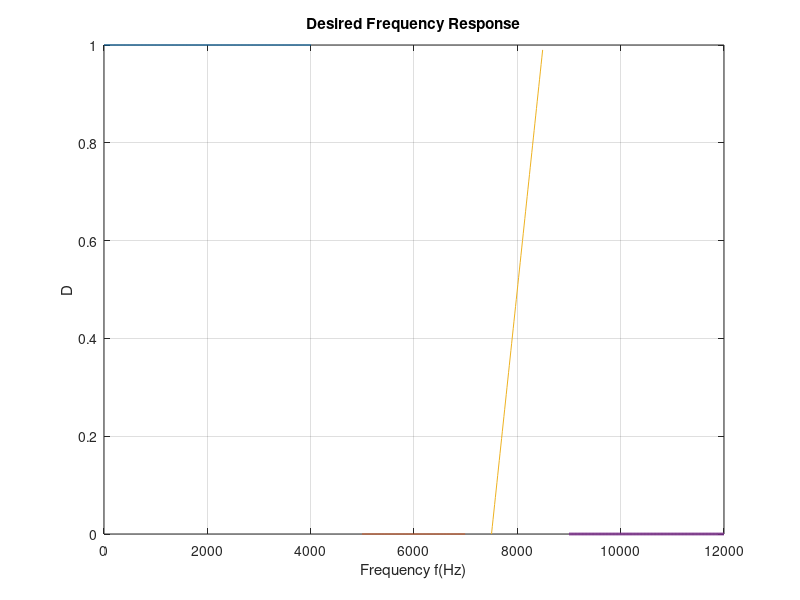
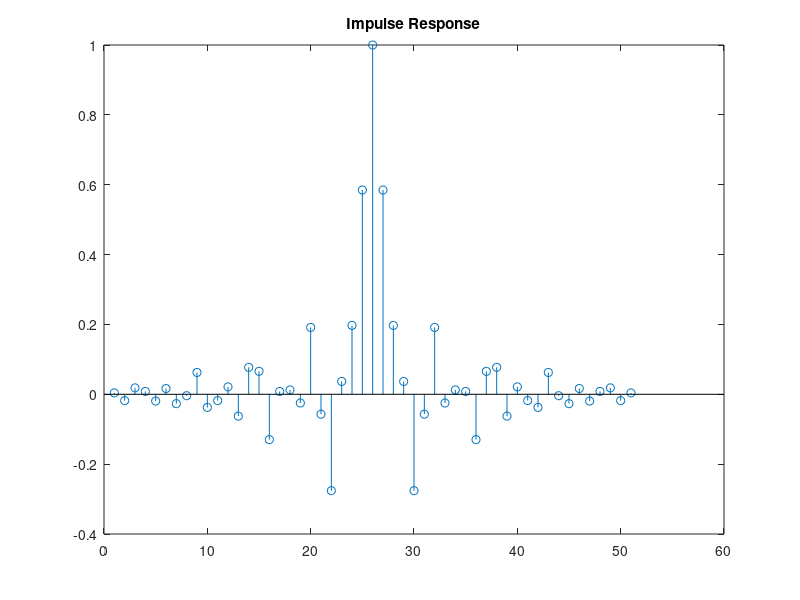
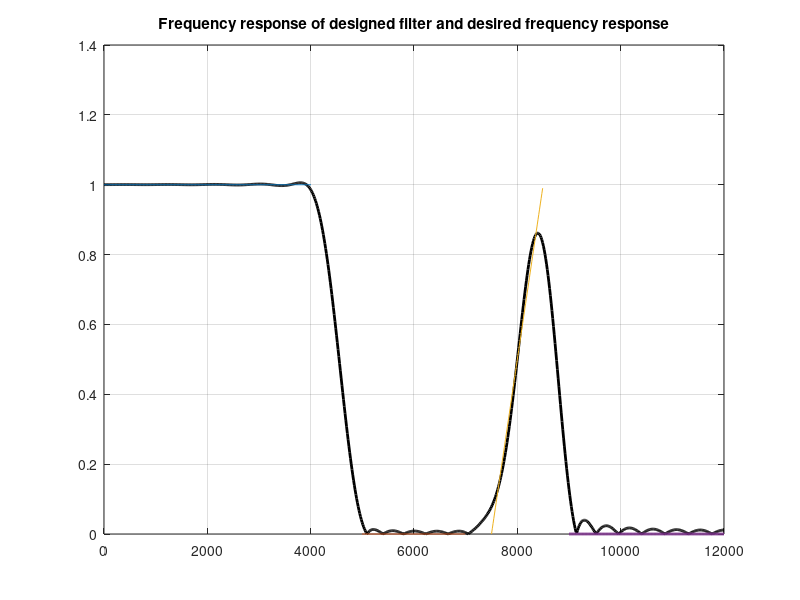
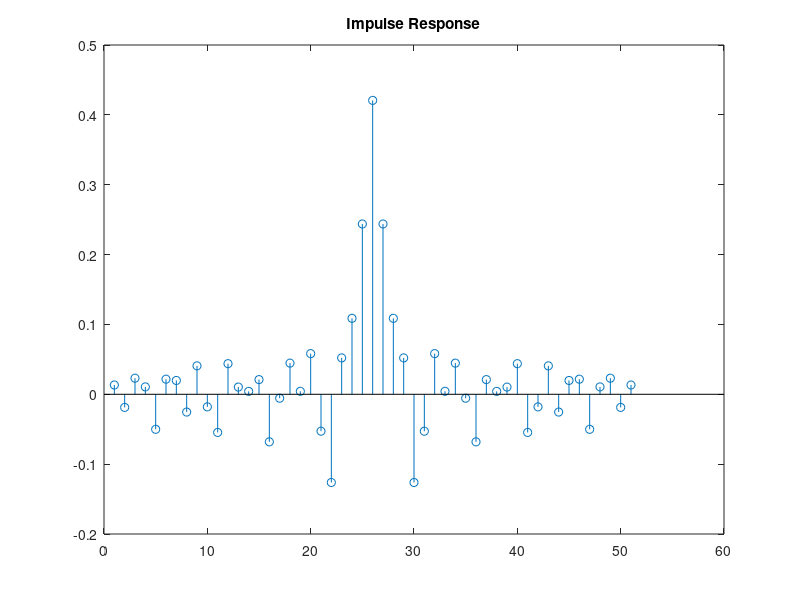

These charts were generated, in order, by the following MATLAB code:
%% Eigen filter method and its application: Notch filter
%
% Srilakshmi Alla
%%  Clearing memory
clc;
clear all;
close all;

%%
% N=50; % Given Order of the filter

in=input('in(try to keep it between 5 to 8):'); 

N=in*10; % if "in" goes from 5 to 8 we may be get good response
% When order is increased the error decreases and the response we
% generates equals desired response

L=16*N;   % Length 
fs=24000; % Sampling Frequency
ws=2*pi*fs; 
Ts=1/fs;

wn=(0:fs/(2*L):12000)*(2*pi); % Total Frequency Range

% wn1=(0:fs/(2*L):4000)*(2*pi);     %  Passband
% wn2=(5000:fs/(2*L):7000)*(2*pi);  %  Stopband
% wn3=(7500:fs/(2*L):8500)*(2*pi);  %  Passband
% wn4=(9000:fs/(2*L):12000)*(2*pi); %  Stopband


% Another method for finding the regions

sz=length(wn); % Length of wn

z=fs/(2*sz);

n1=0:4000/z;
n2=round(5000/z:7000/z);
n3=round(7500/z:8500/z);
n4=round(9000/z:12000/z);
 

wn1=wn(n1+1);  % Passband
wn2=wn(n2);    % Stopband
wn3=wn(n3);    % Passband
wn4=wn(n4);    % Stopband

% Both of these methods work

%% Desired Frequency Response

D1=(wn1>=0);
D2=zeros(1,length(wn2));
D3=(wn3/(1000*2*pi))-7.5;
D4=zeros(1,length(wn4));

s=2*pi;
figure(1);
plot(wn1/s,D1,wn2/s,D2,wn3/s,D3,wn4/s,D4,'linewidth',2);
grid on;
xlabel('Frequency f(Hz)');
ylabel('D');
title('Desired Frequency Response');

%% Step1: Q matrix

M=N/2;

% Initialize everything to 0
Q=zeros(M+1,M+1);
Q1=zeros(M+1,M+1);
Q2=zeros(M+1,M+1);
Q3=zeros(M+1,M+1);
Q4=zeros(M+1,M+1);

% Calculation of Q matrix

for m=0:M
    for n=0:M
        
        Q1(m+1,n+1)=1/ws*trapz(wn1,cos(m*wn1*Ts).*cos(n*wn1*Ts));
        Q2(m+1,n+1)=1/ws*trapz(wn2,cos(m*wn2*Ts).*cos(n*wn2*Ts));
        Q3(m+1,n+1)=1/ws*trapz(wn3,cos(m*wn3*Ts).*cos(n*wn3*Ts));
        Q4(m+1,n+1)=1/ws*trapz(wn4,cos(m*wn4*Ts).*cos(n*wn4*Ts));
        
        Q=Q1+Q2+Q3+Q4;
        
    end
end



%% Step1 : p matrix

% Initialize everything to 0
p=zeros(M+1,1);
p1=zeros(M+1,1);
p2=zeros(M+1,1);
p3=zeros(M+1,1);
p4=zeros(M+1,1);


% Calculation of p matrix
for m=0:M
    
    p1(m+1,:)=1/ws*trapz(wn1,cos(m*wn1*Ts).*D1);
    p2(m+1,:)=1/ws*trapz(wn2,cos(m*wn2*Ts).*D2);
    p3(m+1,:)=1/ws*trapz(wn3,cos(m*wn3*Ts).*D3);
    p4(m+1,:)=1/ws*trapz(wn4,cos(m*wn4*Ts).*D4);
    
    
    p=p1+p2+p3+p4;
    
    
end


%% Step 1:d matrix

% Initialize everything to 0

d=zeros(1,1);
d1=zeros(1,1);
d2=zeros(1,1);
d3=zeros(1,1);
d4=zeros(1,1);

% Calculation of d matrix

d1=1/ws*trapz(wn1,D1.*D1);
d2=1/ws*trapz(wn2,D2.*D2);
d3=1/ws*trapz(wn3,D3.*D3);
d4=1/ws*trapz(wn4,D4.*D4);


d=d1+d2+d3+d4;

%% Step 2:Qt

% Calculation of Qt matrix

Qt=[Q p;p' d];

%% Step3: Calculation of minimum eigenvector a0_hat of Qt

Qtt=real(Qt);
[V,Di]=eig(Qt); % eigen values and eigen vectors corresponding to those eigen values
[Dis,Ix]=sort((diag(Di)),'ascend'); % Sorting the diagonal elements to pick up the minimum eigen value

V1=V(:,Ix);
a0_hat=V1(:,1); % eigen vector corresponding to minimum eigen value
%% Verification whether Qt is positive definite or not

if Dis>0
    disp('Qt is positive definite');
else
    disp('Qt is not postive definite');
end

%% Step4: Normalization of a0_hat to obtain a0

V3=a0_hat/-(a0_hat(length(a0_hat),1)); % Normalizing the eigen vector by dividing it with the negative of last element 

a0=V3(1:length(V3)-1); % Removing the last element to get desired a0

%% Step5: Finding Impulse Response and frequency response

% Finding h(n) from a0


for k0=2:M+1
    
  hn0(M+1)=a0(1,1);
  hn0(M-k0+2)=0.5*a0(k0,1);
    
end

% Finding remaining impulse response using symmetry property

for n11=1:N+1
    hn0(N-n11+2)=hn0(n11);
end

% Impulse Response

figure(2);
stem(hn0/max(hn0));
title('Impulse Response');

% Frequency Response

WW=0:ws/2/L:ws/2;
[VVx,w0]=freqz(hn0,1,WW/2/pi,fs);

figure(3);

plot(w0,abs(VVx),'k','linewidth',2);
grid on;
hold on;
plot(wn1/s,D1,wn2/s,D2,wn3/s,D3,wn4/s,D4,'linewidth',2);
hold off;
title('Frequency response of designed filter and desired frequency response')
%% Application of Eigenfilter:Notch Filter

%% Step1: Finding Qt matrix

% Qt is taken from part A
%% Step2: Finding E_hat

% Initialize E to 0
E=zeros(2,M+1);

% Notches
w0=4500*2*pi;
w1=8000*2*pi;

% Calculation of E

n=0:M;
E(1,:)=(1/ws)*cos(w0*n*Ts);
E(2,:)=(1/ws)*cos(w1*n*Ts);

% Append 0 to E to make it E_hat

E_hat(1,:)=[E(1,:) 0];
E_hat(2,:)=[E(2,:) 0];

%% Step3: Finding orthonormal basis of the null space of E_hat

B=null(E_hat);

%% Step4:Calculation of minimum eigenvector

W1=B'*Qt*B;

[Vy,Diy]=eig(W1);
[Disy,Ixy]=sort((diag(Diy)),'ascend');
V11=Vy(:,Ixy);

W=V11(:,1); % minimum eigen vector

%% Step5:Finding a0_hat(a0y)

a0y=B*W;

%% Step6:Normalize a0_hat to obtain a0

V33=a0y/-a0y(length(a0y),1);

a01=V33(1:length(V33)-1);

%% Step7: Finding Impulse Response from a0

% Impulse Response

for k=2:M+1
          
  hn(M+1)=a01(1,1);
  hn(M-k+2)=0.5*a01(k,1);
    
end

for n11=1:N+1
    hn(N-n11+2)=hn(n11);
end


figure(4);
stem(hn);
title('Impulse Response');


WW=0:ws/2/L:ws/2;



figure(25);

VV12=freqz(hn,1,WW/2/pi,fs);
plot(WW/2/pi,abs(VV12),'g','linewidth',2);
grid on;
hold on;
plot(wn1/s,D1,wn2/s,D2,wn3/s,D3,wn4/s,D4,'linewidth',3);
plot([4500 4500],[0 1],'-.k*','linewidth',2);
plot([8000 8000],[0 1],'-.k*','linewidth',2);
hold off;
title('Frequency Response of Designed Notch filter and desired frequency response with notches')
%% Summary
%  Always Qt should be positive definite.
%  Got a better response if order is 70 or 80
